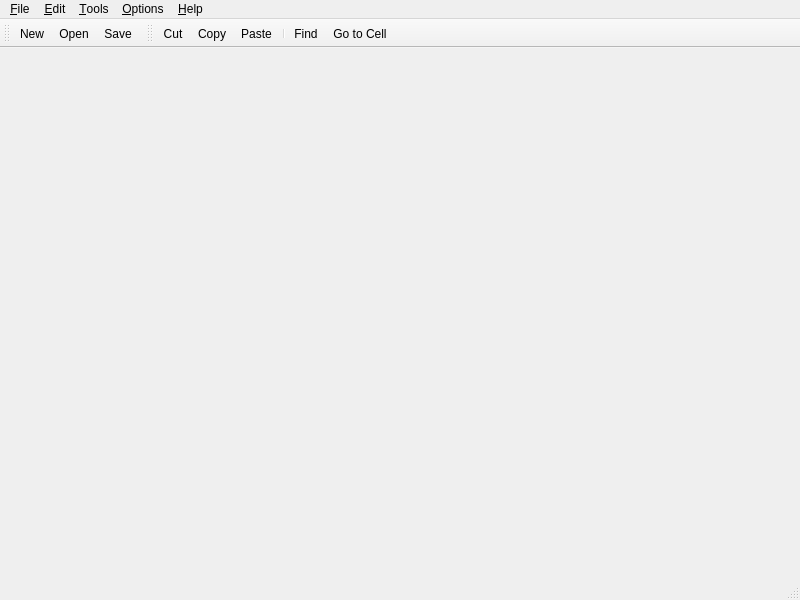
<?xml version="1.0" encoding="UTF-8"?>
<ui version="4.0">
 <class>Window_bridge</class>
 <widget class="QMainWindow" name="Window_bridge">
  <property name="geometry">
   <rect>
    <x>0</x>
    <y>0</y>
    <width>800</width>
    <height>600</height>
   </rect>
  </property>
  <property name="windowTitle">
   <string>Window</string>
  </property>
  <property name="windowIcon">
   <iconset resource="images.qrc">
    <normaloff>:/images/icon.png</normaloff>:/images/icon.png</iconset>
  </property>
  <widget class="Spreadsheet" name="spreadsheet"/>
  <widget class="QMenuBar" name="menubar">
   <property name="geometry">
    <rect>
     <x>0</x>
     <y>0</y>
     <width>800</width>
     <height>29</height>
    </rect>
   </property>
   <widget class="QMenu" name="menu_File">
    <property name="title">
     <string>&amp;File</string>
    </property>
    <addaction name="action_New"/>
    <addaction name="action_Open"/>
    <addaction name="action_Save"/>
    <addaction name="actionSave_As"/>
    <addaction name="separator"/>
    <addaction name="actionE_xit"/>
   </widget>
   <widget class="QMenu" name="menu_Edit">
    <property name="title">
     <string>&amp;Edit</string>
    </property>
    <widget class="QMenu" name="menu_Select">
     <property name="title">
      <string>&amp;Select</string>
     </property>
     <addaction name="action_Row"/>
     <addaction name="action_Column"/>
     <addaction name="action_All"/>
    </widget>
    <addaction name="actionCu_t"/>
    <addaction name="action_Copy"/>
    <addaction name="action_Paste"/>
    <addaction name="action_Delete"/>
    <addaction name="menu_Select"/>
    <addaction name="separator"/>
    <addaction name="action_Find"/>
    <addaction name="action_Go_to_Cell"/>
   </widget>
   <widget class="QMenu" name="menu_Tools">
    <property name="title">
     <string>&amp;Tools</string>
    </property>
    <addaction name="action_Recalculate"/>
    <addaction name="action_Sort"/>
   </widget>
   <widget class="QMenu" name="menu_Options">
    <property name="title">
     <string>&amp;Options</string>
    </property>
    <addaction name="action_Show_Grid"/>
    <addaction name="action_Auto_Recalculate"/>
   </widget>
   <widget class="QMenu" name="menu_Help">
    <property name="title">
     <string>&amp;Help</string>
    </property>
    <addaction name="action_About"/>
    <addaction name="actionAbout_Qt"/>
   </widget>
   <addaction name="menu_File"/>
   <addaction name="menu_Edit"/>
   <addaction name="menu_Tools"/>
   <addaction name="menu_Options"/>
   <addaction name="menu_Help"/>
  </widget>
  <widget class="QStatusBar" name="statusbar"/>
  <widget class="QToolBar" name="toolBar">
   <property name="windowTitle">
    <string>toolBar</string>
   </property>
   <attribute name="toolBarArea">
    <enum>TopToolBarArea</enum>
   </attribute>
   <attribute name="toolBarBreak">
    <bool>false</bool>
   </attribute>
   <addaction name="action_New"/>
   <addaction name="action_Open"/>
   <addaction name="action_Save"/>
  </widget>
  <widget class="QToolBar" name="toolBar_2">
   <property name="windowTitle">
    <string>toolBar_2</string>
   </property>
   <attribute name="toolBarArea">
    <enum>TopToolBarArea</enum>
   </attribute>
   <attribute name="toolBarBreak">
    <bool>false</bool>
   </attribute>
   <addaction name="actionCu_t"/>
   <addaction name="action_Copy"/>
   <addaction name="action_Paste"/>
   <addaction name="separator"/>
   <addaction name="action_Find"/>
   <addaction name="action_Go_to_Cell"/>
  </widget>
  <action name="action_New">
   <property name="icon">
    <iconset resource="images.qrc">
     <normaloff>:/images/new.png</normaloff>:/images/new.png</iconset>
   </property>
   <property name="text">
    <string>&amp;New</string>
   </property>
   <property name="toolTip">
    <string>New file</string>
   </property>
   <property name="shortcut">
    <string>Ctrl+N</string>
   </property>
  </action>
  <action name="action_Open">
   <property name="icon">
    <iconset resource="images.qrc">
     <normaloff>:/images/open.png</normaloff>:/images/open.png</iconset>
   </property>
   <property name="text">
    <string>&amp;Open...</string>
   </property>
   <property name="shortcut">
    <string>Ctrl+O</string>
   </property>
  </action>
  <action name="action_Save">
   <property name="icon">
    <iconset resource="images.qrc">
     <normaloff>:/images/save.png</normaloff>:/images/save.png</iconset>
   </property>
   <property name="text">
    <string>&amp;Save</string>
   </property>
   <property name="shortcut">
    <string>Ctrl+S</string>
   </property>
  </action>
  <action name="actionSave_As">
   <property name="text">
    <string>Save &amp;As...</string>
   </property>
  </action>
  <action name="actionE_xit">
   <property name="text">
    <string>E&amp;xit</string>
   </property>
   <property name="shortcut">
    <string>Ctrl+Q</string>
   </property>
  </action>
  <action name="actionCu_t">
   <property name="icon">
    <iconset resource="images.qrc">
     <normaloff>:/images/cut.png</normaloff>:/images/cut.png</iconset>
   </property>
   <property name="text">
    <string>Cu&amp;t</string>
   </property>
   <property name="shortcut">
    <string>Ctrl+X</string>
   </property>
  </action>
  <action name="action_Copy">
   <property name="icon">
    <iconset resource="images.qrc">
     <normaloff>:/images/copy.png</normaloff>:/images/copy.png</iconset>
   </property>
   <property name="text">
    <string>&amp;Copy</string>
   </property>
   <property name="shortcut">
    <string>Ctrl+C</string>
   </property>
  </action>
  <action name="action_Paste">
   <property name="icon">
    <iconset resource="images.qrc">
     <normaloff>:/images/paste.png</normaloff>:/images/paste.png</iconset>
   </property>
   <property name="text">
    <string>&amp;Paste</string>
   </property>
   <property name="shortcut">
    <string>Ctrl+V</string>
   </property>
  </action>
  <action name="action_Delete">
   <property name="text">
    <string>&amp;Delete</string>
   </property>
   <property name="shortcut">
    <string>Del</string>
   </property>
  </action>
  <action name="action_Find">
   <property name="icon">
    <iconset resource="images.qrc">
     <normaloff>:/images/find.png</normaloff>:/images/find.png</iconset>
   </property>
   <property name="text">
    <string>&amp;Find...</string>
   </property>
   <property name="shortcut">
    <string>Ctrl+F</string>
   </property>
  </action>
  <action name="action_Go_to_Cell">
   <property name="icon">
    <iconset resource="images.qrc">
     <normaloff>:/images/gotocell.png</normaloff>:/images/gotocell.png</iconset>
   </property>
   <property name="text">
    <string>&amp;Go to Cell...</string>
   </property>
   <property name="shortcut">
    <string>Ctrl+G</string>
   </property>
  </action>
  <action name="action_Row">
   <property name="text">
    <string>&amp;Row</string>
   </property>
  </action>
  <action name="action_Column">
   <property name="text">
    <string>&amp;Column</string>
   </property>
  </action>
  <action name="action_All">
   <property name="text">
    <string>&amp;All</string>
   </property>
  </action>
  <action name="action_Recalculate">
   <property name="text">
    <string>&amp;Recalculate</string>
   </property>
  </action>
  <action name="action_Sort">
   <property name="text">
    <string>&amp;Sort...</string>
   </property>
  </action>
  <action name="action_Show_Grid">
   <property name="checkable">
    <bool>true</bool>
   </property>
   <property name="text">
    <string>&amp;Show Grid</string>
   </property>
  </action>
  <action name="action_Auto_Recalculate">
   <property name="checkable">
    <bool>true</bool>
   </property>
   <property name="text">
    <string>&amp;Auto Recalculate</string>
   </property>
  </action>
  <action name="action_About">
   <property name="text">
    <string>&amp;About</string>
   </property>
  </action>
  <action name="actionAbout_Qt">
   <property name="text">
    <string>About &amp;Qt</string>
   </property>
  </action>
 </widget>
 <customwidgets>
  <customwidget>
   <class>Spreadsheet</class>
   <extends>QWidget</extends>
   <header location="global">spreadsheet.h</header>
   <container>1</container>
  </customwidget>
 </customwidgets>
 <resources>
  <include location="images.qrc"/>
 </resources>
 <connections/>
</ui>
